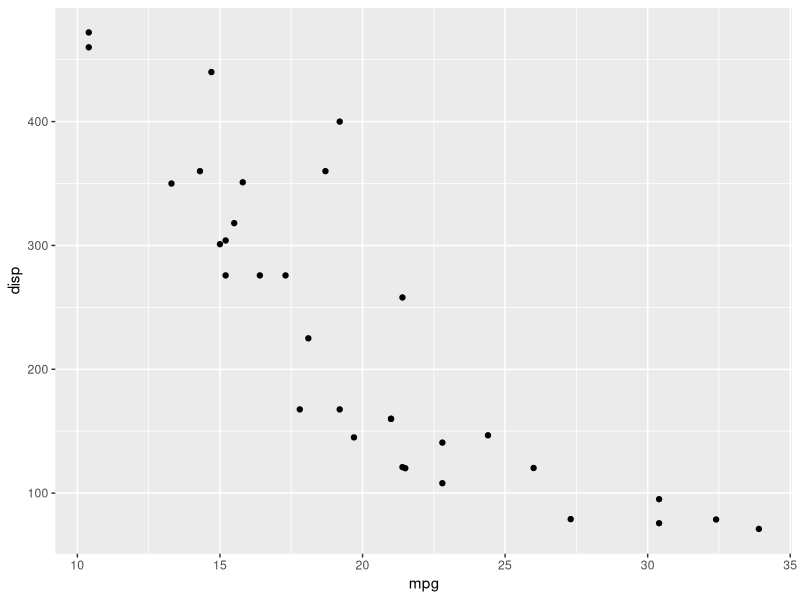
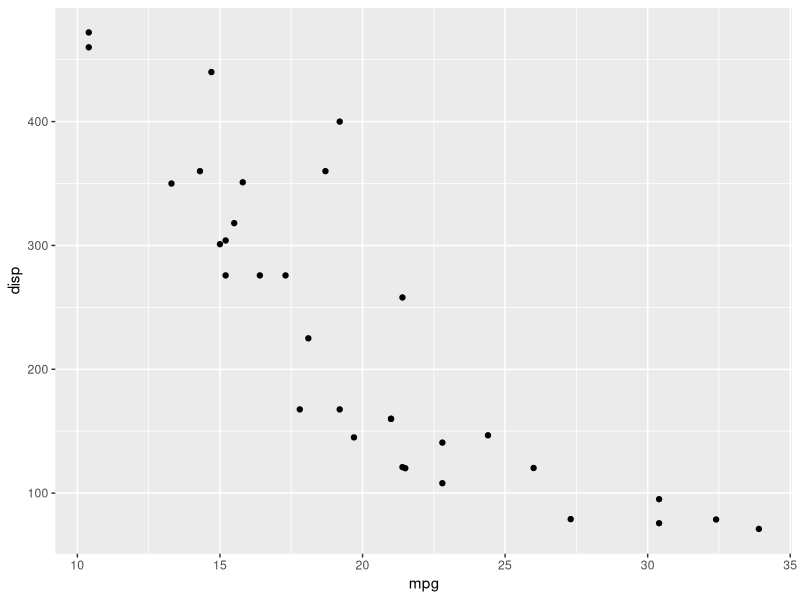
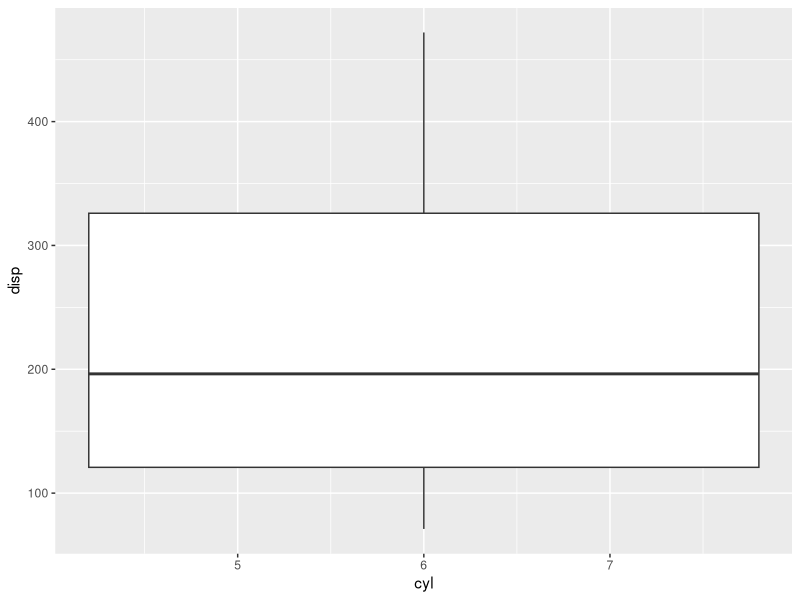

Write R code to recreate these figures, in order.
## ---- chunk 1
library(tidyverse)
library(ggplot2)
# save each ggplot with an object name
p_scatter <- ggplot(mtcars, aes(x=mpg, y=disp)) + geom_point()
p_boxplot <- ggplot(mtcars, aes(x=cyl, y=disp)) + geom_boxplot()
# to print/show the plot, you now need to call it by the object name
p_scatter
# save each named plot
ggsave(plot = p_scatter, filename = "myscatterplot.png")
ggsave(plot = p_boxplot, filename = "myboxplot.png")
## ---- chunk 2
# here is a character vector, a subset of vital_status
myvec <- c("dead","alive", "dead", "alive", "alive")
# R will tell us this is a character vector:
class(myvec)
# Now let's run that first code "test" which is a boolean statement using a logical operator ==
myvec == "alive"
# we see that this gives TRUE, FALSE, TRUE
# this is actually a vector, let's save it as such
myvec_boolean <- myvec == "alive"
myvec_boolean
# R will tell us this is a logical (= boolean, which means true/false) vector:
class(myvec_boolean)
# now let's multiply it by 1
1*myvec_boolean
# do you see how it turns into 0s and 1s? TRUEs become 1s, FALSEs because 0s
# Let's save it as a vector
myvec_numeric <- 1*myvec_boolean
# now we've turned myvec from a character vector into a binary numeric vector
class(myvec_numeric)
myvec_numeric
# We could have done this all at once:
1*(myvec=="alive")
